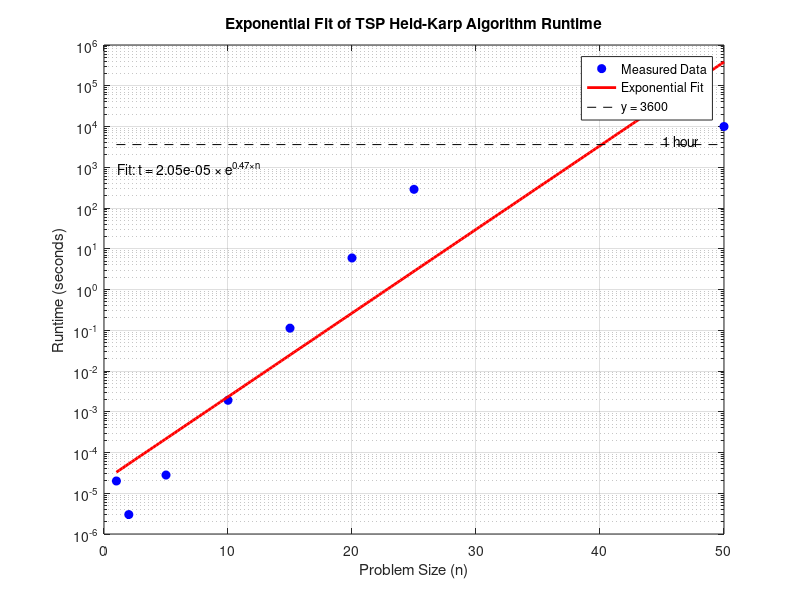

Recreate this plot in MATLAB.
% Exponential fit

xData = [1, 2, 5, 10, 15, 20, 25, 50]; % Input sizes
yData = [0.00002, 0.000003, 0.000028, 0.001911, 0.112411, 5.938734, 287.409284, 10000]; % Runtimes

% Log-transform of yData for linear fitting
logYData = log(yData);
n = length(xData);

% Linear regression on log(y) = log(C) + A*x
sumX = sum(xData);
sumY = sum(logYData);
sumX2 = sum(xData.^2);
sumXY = sum(xData .* logYData);

% Calculate coefficients
A = (n * sumXY - sumX * sumY) / (n * sumX2 - sumX^2);
lnC = (sumY - A * sumX) / n;
C = exp(lnC);

% Generate smooth x values for plotting the curve
xFit = linspace(min(xData), max(xData), 200);
yFit = C * exp(A * xFit);  % Exponential model

% Plot results
figure;
semilogy(xData, yData, 'bo', 'MarkerFaceColor', 'b'); % Data points
hold on;
semilogy(xFit, yFit, 'r-', 'LineWidth', 2); % Fitted exponential curve

% Horizontal line at y = 3600
semilogy([min(xFit), max(xFit)], [3600, 3600], 'k--');
text(max(xFit)*0.9, 3600*1.2, '1 hour', 'FontSize', 10);

% Fitting formula annotation
text(min(xFit)*1.05, max(yData)/10, ...
    sprintf('Fit: t = %.2e × e^{%.2f×n}', C, A), ...
    'FontSize', 10, 'Color', 'k');

% Labels and grid
grid on;
xlabel('Problem Size (n)');
ylabel('Runtime (seconds)');
title('Exponential Fit of TSP Held-Karp Algorithm Runtime');
legend('Measured Data', 'Exponential Fit', 'y = 3600');

